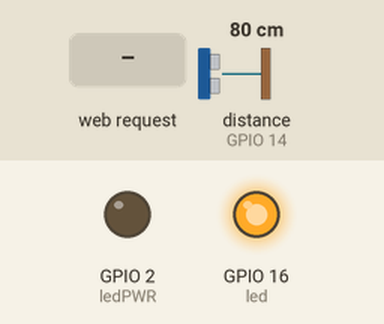
Simulated run of this sketch. Board: ESP8266 (NodeMCU). Parts: output pins drawn as LEDs (lit = HIGH). The test bench sets the inputs (shaded band); at power-on: distance to the obstacle (sensor on GPIO 14) 80 cm. The echo pulse lasts 58.3 µs per cm; WiFi joins after 1.5 s; servers stay silent unless stated; pins used as bus, display or sensor lines are not drawn; what the sketch prints to the serial monitor is not drawn.

Above: at 2.7 s.
2.8 s: HTTP request GET /distance received
At 4.2 s:
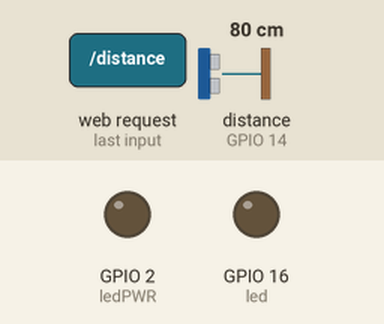
Timing chart, 0 to 5.8 s (numbered marks = the images above; inputs shaded):
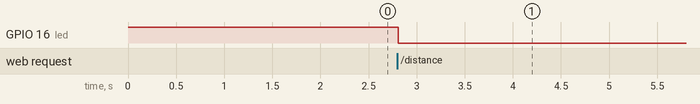

The sketch:

Ultra_web_basic.ino
```cpp
/* THIS EXAMPLE LETS YOU CONTROL A LED VIA A WEBPAGE THAT IS AVAILABLE ON A PREEXISTING LOCAL NET
* FOR IT TO WORK YOU NEED TO CONNECT YOUR DEVICE (PC / SMARTPHONE ETC) TO THE SAME WIFI NETWORK AS THE ESP8266
*
*How to use:
*1. Add your wifi network details below
*2. Upload the code to the ESP8266
*3. Check the serial monitor for the IP adress of the ESP8266 local webserver
*4. Connect your PC or smartphone to the same wifi network
*5. Enter the IP adress like a webpage URL
*6. Done!
*/

/* uses code from
 *  /*
* Ultrasonic Sensor HC-SR04 and Arduino Tutorial
*
* by Dejan Nedelkovski,
* www.HowToMechatronics.com
*
*/

#include <ESP8266WiFi.h>
#include <WiFiClient.h>
#include <ESP8266WebServer.h>
#include <ESP8266mDNS.h>

// Let the ESP8266 know which network it should connect to
#ifndef STASSID
#define STASSID "bitraf24" //Wifi ID
#define STAPSK  "grimbadgerassault" // Wifi Password
#endif

// defines pins numbers
const int echoPin = 14; //D5
const int trigPin = 12; //D6
const int led = 16; //builtin

//led at gpio 16 available,

const int ledPWR = 2;
const char* ssid = STASSID;
const char* password = STAPSK;

//Set a limit trigger for the sensor (can set this in a form later?)
const int limit = 100; //in cm

//Create a webserver
ESP8266WebServer server(80);

void setup(void) {
  //Pin setup
  pinMode(trigPin, OUTPUT); // Sets the trigPin as an Output
  pinMode(echoPin, INPUT); // Sets the echoPin as an Input
  pinMode(led, OUTPUT);
  pinMode(ledPWR, OUTPUT);
  digitalWrite(led, 1); //Turn led off to start with
  digitalWrite(ledPWR, 0); //Turn led on to show power is on
  //Start serial and try to connect to the Wifi
  Serial.begin(115200);
  WiFi.mode(WIFI_STA);
  WiFi.begin(ssid, password);
  Serial.println("");

  // Wait for connection
  while (WiFi.status() != WL_CONNECTED) {
    delay(500);
    Serial.print(".");
  }
  //When we have connection to the wifi
  Serial.println("");
  Serial.print("Connected to ");
  Serial.println(ssid);
  Serial.print("IP address: ");
  Serial.println(WiFi.localIP());
  if (MDNS.begin("esp8266")) {
    Serial.println("MDNS responder started");
  }

//Setup so that all vaild adresses calls a function
  server.on("/", handleRoot);
  server.on("/distance", distance);
  server.onNotFound(handleNotFound);
  server.begin();
  Serial.println("HTTP server started");
}

void loop(void) {
  server.handleClient();
  MDNS.update();
}

void distance() {

 //Measure the distance and store the value
    int distanceCM = ping();
    String distanceText = String(ping());
    String withinLimit;
       //Check if it is within a limit
if (distanceCM <= limit) {
    // turn LED on:
    digitalWrite(led, 0);
    withinLimit = "The sensor reading is inside the limit";
  } else {
    // turn LED off:
    digitalWrite(led, 1);
    withinLimit = "The sensor reading is outside the limit";
  }

String htmlString = String("<html>"
    "<head><meta http-equiv=\"refresh\" content=\"1\"></head>"  //This causes the page to auto update every second
    "<body>"
    "<p>The distance to the sensor is " + distanceText + " cm</p>"
    "<p>" + withinLimit + "</p>"
    "<p><a href=\"/distance\">Check the distance now</a></p>"
    "</html></body>");

//Send the webpage
    server.send(200, "text/html", htmlString);
}

void handleRoot() {
    server.send(200, "text/html", "<p><a href=\"/distance\">Check the distance</a></p>");
}

void handleNotFound() {
  digitalWrite(led, 1);
  String message = "File Not Found\n\n";
  message += "URI: ";
  message += server.uri();
  message += "\nMethod: ";
  message += (server.method() == HTTP_GET) ? "GET" : "POST";
  message += "\nArguments: ";
  message += server.args();
  message += "\n";
  for (uint8_t i = 0; i < server.args(); i++) {
    message += " " + server.argName(i) + ": " + server.arg(i) + "\n";
  }
  server.send(404, "text/plain", message);
  digitalWrite(led, 0);
}


//Ultrasonic sensor code, returns distance in millimeters
int ping() {
  // defines variables
  long duration;
  int distance;
  // Clears the trigPin
  digitalWrite(trigPin, LOW);
  delayMicroseconds(2);
  // Sets the trigPin on HIGH state for 10 micro seconds
  digitalWrite(trigPin, HIGH);
  delayMicroseconds(10);
  digitalWrite(trigPin, LOW);
  // Reads the echoPin, returns the sound wave travel time in microseconds
  duration = pulseIn(echoPin, HIGH);
  // Calculating the distance in milimeters based on the speed of sound in air and the time it took to get a echo divided in two.
  distance= duration*0.034/2;
  if (distance > 200) distance = 200; // Cap the value to avoid strange values when the signal is lost
  // Prints the distance on the Serial Monitor
  Serial.print("Distance: ");
  Serial.println(distance);
  return distance;
}
```

Measured:
- after the input at 2.8 s, GPIO 16 (led): HIGH → LOW at once
